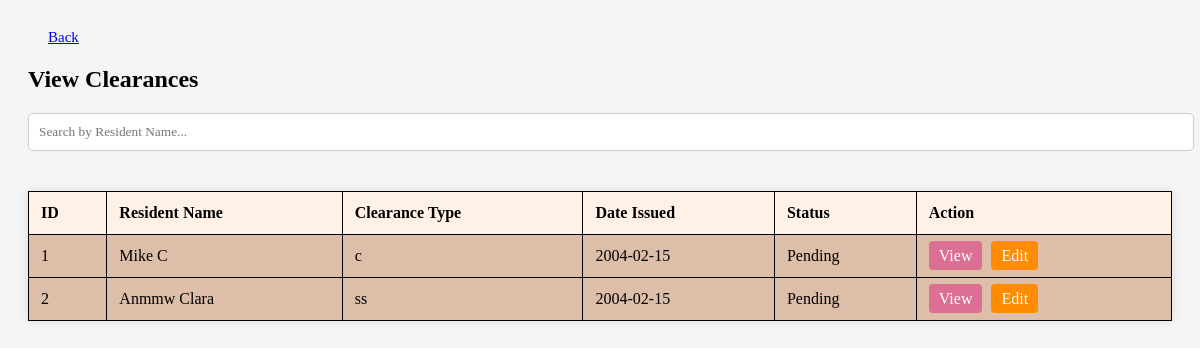
Screenshot of /view_clearances.php with the database file from the repository.
### tables this page shows
CREATE TABLE `clearance` (
  `id` int(11) NOT NULL,
  `resident_name` varchar(255) DEFAULT NULL,
  `clearance_type` varchar(255) DEFAULT NULL,
  `date_issue` date DEFAULT NULL,
  `valid_until` date DEFAULT NULL,
  `status` varchar(50) DEFAULT NULL
);

### view_clearances.php (the view, shortened to what this page needs)
<?php
include 'database.php';
$clearances_query = "SELECT * FROM clearance ORDER BY date_issue DESC";
$clearances_result = $conn->query($clearances_query);
?>
<!DOCTYPE html>
<html lang="en">
<head>
    <link rel="stylesheet" href="https://cdnjs.cloudflare.com/ajax/libs/font-awesome/6.0.0-beta3/css/all.min.css">
</head>
<body>
<a href="clearance.php" style="font-size: 15px; margin-left: 10px; padding: 10px;">Back</a>
<h2>View Clearances</h2>
<input type="text" id="search" placeholder="Search by Resident Name..." onkeyup="filterTable()">
<table id="clearanceTable">
    <thead>
        <tr>
            <th>ID</th>
            <th>Resident Name</th>
            <th>Clearance Type</th>
            <th>Date Issued</th>
            <th>Status</th>
            <th>Action</th>
        </tr>
    </thead>
    <tbody>
        <?php
        if ($clearances_result->num_rows > 0) {
            while ($row = $clearances_result->fetch_assoc()) {
                echo "<tr>
                        <td>{$row['id']}</td>
                        <td>{$row['resident_name']}</td>
                        <td>{$row['clearance_type']}</td>
                        <td>{$row['date_issue']}</td>
                        <td>{$row['status']}</td>
                        <td class='action-buttons'>
                            <a href='#' class='view-btn' onclick='openViewModal({$row['id']})'>View</a>
                            <a href='#' class='edit-btn' onclick='openEditModal({$row['id']})'>Edit</a>
                        </td>
                      </tr>";
            }
        } else {
            echo "<tr><td colspan='6'>No clearances found.</td></tr>";
        }
        ?>
    </tbody>
</table>
</body>
</html>

### view_clearances.php (style rules this page uses)
* { font-family: cursive; }
body { background-color: #f4f4f4; padding: 20px; }
table { width: 100%; border-collapse: collapse; margin-bottom: 20px; background-color: #fff; box-shadow: 0 0 10px rgba(0, 0, 0, 0.1); }
th, td { padding: 12px; border: 1px solid #ddd; text-align: left; }
th { background-color: #f2f2f2; }
.action-buttons a { text-decoration: none; color: #fff; padding: 6px 10px; border-radius: 4px; margin-right: 5px; }
.edit-btn { background-color: darkorange; }
.view-btn { background-color: palevioletred; }
#search { width: 100%; padding: 10px; margin-bottom: 20px; border-radius: 5px; border: 1px solid #ccc; }
table { width: 100%; background-color: #ddbea9; margin-top: 20px; }
th, td { padding: 12px; text-align: left; border-bottom: 1px solid #dddddd; border: 1px solid black; }
th { background-color: #fff1e6; }
input[type="text"], input[type="date"] { width: 100%; padding: 10px; margin-bottom: 10px; }

### rows the page displays
clearance: id "1", resident_name "Mike C", clearance_type "c", date_issue "2004-02-15", status "Pending"
clearance: id "2", resident_name "Anmmw Clara", clearance_type "ss", date_issue "2004-02-15", status "Pending"
